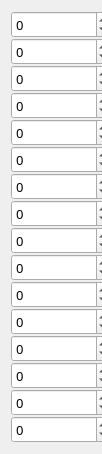
   <widget class="QWidget" name="layoutWidget">
    <property name="geometry">
     <rect>
      <x>700</x>
      <y>360</y>
      <width>102</width>
      <height>272</height>
     </rect>
    </property>
    <property name="minimumSize">
     <size>
      <width>100</width>
      <height>0</height>
     </size>
    </property>
    <property name="maximumSize">
     <size>
      <width>105</width>
      <height>272</height>
     </size>
    </property>
    <property name="font">
     <font>
      <family>aakar</family>
     </font>
    </property>
    <layout class="QVBoxLayout" name="verticalLayout_2">
     <property name="spacing">
      <number>0</number>
     </property>
     <item>
      <widget class="QSpinBox" name="robomaster2_snake_motor_position_control_1">
       <property name="sizePolicy">
        <sizepolicy hsizetype="Preferred" vsizetype="Preferred">
         <horstretch>0</horstretch>
         <verstretch>0</verstretch>
        </sizepolicy>
       </property>
       <property name="minimumSize">
        <size>
         <width>100</width>
         <height>0</height>
        </size>
       </property>
       <property name="maximumSize">
        <size>
         <width>105</width>
         <height>272</height>
        </size>
       </property>
       <property name="font">
        <font>
         <family>aakar</family>
         <pointsize>10</pointsize>
        </font>
       </property>
       <property name="styleSheet">
        <string notr="true"/>
       </property>
       <property name="minimum">
        <number>-999999999</number>
       </property>
       <property name="maximum">
        <number>999999999</number>
       </property>
      </widget>
     </item>
     <item>
      <widget class="QSpinBox" name="robomaster2_snake_motor_position_control_2">
       <property name="sizePolicy">
        <sizepolicy hsizetype="Preferred" vsizetype="Preferred">
         <horstretch>0</horstretch>
         <verstretch>0</verstretch>
        </sizepolicy>
       </property>
       <property name="minimumSize">
        <size>
         <width>100</width>
         <height>0</height>
        </size>
       </property>
       <property name="maximumSize">
        <size>
         <width>105</width>
         <height>272</height>
        </size>
       </property>
       <property name="font">
        <font>
         <family>aakar</family>
         <pointsize>10</pointsize>
        </font>
       </property>
       <property name="styleSheet">
        <string notr="true"/>
       </property>
       <property name="minimum">
        <number>-999999999</number>
       </property>
       <property name="maximum">
        <number>999999999</number>
       </property>
      </widget>
     </item>
     <item>
      <widget class="QSpinBox" name="robomaster2_snake_motor_position_control_3">
       <property name="sizePolicy">
        <sizepolicy hsizetype="Preferred" vsizetype="Preferred">
         <horstretch>0</horstretch>
         <verstretch>0</verstretch>
        </sizepolicy>
       </property>
       <property name="minimumSize">
        <size>
         <width>100</width>
         <height>0</height>
        </size>
       </property>
       <property name="maximumSize">
        <size>
         <width>105</width>
         <height>272</height>
        </size>
       </property>
       <property name="font">
        <font>
         <family>aakar</family>
         <pointsize>10</pointsize>
        </font>
       </property>
       <property name="styleSheet">
        <string notr="true"/>
       </property>
       <property name="minimum">
        <number>-999999999</number>
       </property>
       <property name="maximum">
        <number>999999999</number>
       </property>
      </widget>
     </item>
     <item>
      <widget class="QSpinBox" name="robomaster2_snake_motor_position_control_4">
       <property name="sizePolicy">
        <sizepolicy hsizetype="Preferred" vsizetype="Preferred">
         <horstretch>0</horstretch>
         <verstretch>0</verstretch>
        </sizepolicy>
       </property>
       <property name="minimumSize">
        <size>
         <width>100</width>
         <height>0</height>
        </size>
       </property>
       <property name="maximumSize">
        <size>
         <width>105</width>
         <height>272</height>
        </size>
       </property>
       <property name="font">
        <font>
         <family>aakar</family>
         <pointsize>10</pointsize>
        </font>
       </property>
       <property name="styleSheet">
        <string notr="true"/>
       </property>
       <property name="minimum">
        <number>-999999999</number>
       </property>
       <property name="maximum">
        <number>999999999</number>
       </property>
      </widget>
     </item>
     <item>
      <widget class="QSpinBox" name="robomaster2_snake_motor_position_control_5">
       <property name="sizePolicy">
        <sizepolicy hsizetype="Preferred" vsizetype="Preferred">
         <horstretch>0</horstretch>
         <verstretch>0</verstretch>
        </sizepolicy>
       </property>
       <property name="minimumSize">
        <size>
         <width>100</width>
         <height>0</height>
        </size>
       </property>
       <property name="maximumSize">
        <size>
         <width>105</width>
         <height>272</height>
        </size>
       </property>
       <property name="font">
        <font>
         <family>aakar</family>
         <pointsize>10</pointsize>
        </font>
       </property>
       <property name="styleSheet">
        <string notr="true"/>
       </property>
       <property name="minimum">
        <number>-999999999</number>
       </property>
       <property name="maximum">
        <number>999999999</number>
       </property>
      </widget>
     </item>
     <item>
      <widget class="QSpinBox" name="robomaster2_snake_motor_position_control_6">
       <property name="sizePolicy">
        <sizepolicy hsizetype="Preferred" vsizetype="Preferred">
         <horstretch>0</horstretch>
         <verstretch>0</verstretch>
        </sizepolicy>
       </property>
       <property name="minimumSize">
        <size>
         <width>100</width>
         <height>0</height>
        </size>
       </property>
       <property name="maximumSize">
        <size>
         <width>105</width>
         <height>272</height>
        </size>
       </property>
       <property name="font">
        <font>
         <family>aakar</family>
         <pointsize>10</pointsize>
        </font>
       </property>
       <property name="styleSheet">
        <string notr="true"/>
       </property>
       <property name="minimum">
        <number>-999999999</number>
       </property>
       <property name="maximum">
        <number>999999999</number>
       </property>
      </widget>
     </item>
     <item>
      <widget class="QSpinBox" name="robomaster2_snake_motor_position_control_7">
       <property name="sizePolicy">
        <sizepolicy hsizetype="Preferred" vsizetype="Preferred">
         <horstretch>0</horstretch>
         <verstretch>0</verstretch>
        </sizepolicy>
       </property>
       <property name="minimumSize">
        <size>
         <width>100</width>
         <height>0</height>
        </size>
       </property>
       <property name="maximumSize">
        <size>
         <width>105</width>
         <height>272</height>
        </size>
       </property>
       <property name="font">
        <font>
         <family>aakar</family>
         <pointsize>10</pointsize>
        </font>
       </property>
       <property name="styleSheet">
        <string notr="true"/>
       </property>
       <property name="minimum">
        <number>-999999999</number>
       </property>
       <property name="maximum">
        <number>999999999</number>
       </property>
      </widget>
     </item>
     <item>
      <widget class="QSpinBox" name="robomaster2_snake_motor_position_control_8">
       <property name="sizePolicy">
        <sizepolicy hsizetype="Preferred" vsizetype="Preferred">
         <horstretch>0</horstretch>
         <verstretch>0</verstretch>
        </sizepolicy>
       </property>
       <property name="minimumSize">
        <size>
         <width>100</width>
         <height>0</height>
        </size>
       </property>
       <property name="maximumSize">
        <size>
         <width>105</width>
         <height>272</height>
        </size>
       </property>
       <property name="font">
        <font>
         <family>aakar</family>
         <pointsize>10</pointsize>
        </font>
       </property>
       <property name="styleSheet">
        <string notr="true"/>
       </property>
       <property name="minimum">
        <number>-999999999</number>
       </property>
       <property name="maximum">
        <number>999999999</number>
       </property>
      </widget>
     </item>
     <item>
      <widget class="QSpinBox" name="robomaster2_snake_motor_position_control_9">
       <property name="sizePolicy">
        <sizepolicy hsizetype="Preferred" vsizetype="Preferred">
         <horstretch>0</horstretch>
         <verstretch>0</verstretch>
        </sizepolicy>
       </property>
       <property name="minimumSize">
        <size>
         <width>100</width>
         <height>0</height>
        </size>
       </property>
       <property name="maximumSize">
        <size>
         <width>105</width>
         <height>272</height>
        </size>
       </property>
       <property name="font">
        <font>
         <family>aakar</family>
         <pointsize>10</pointsize>
        </font>
       </property>
       <property name="styleSheet">
        <string notr="true"/>
       </property>
       <property name="minimum">
        <number>-999999999</number>
       </property>
       <property name="maximum">
        <number>999999999</number>
       </property>
      </widget>
     </item>
     <item>
      <widget class="QSpinBox" name="robomaster2_snake_motor_position_control_10">
       <property name="sizePolicy">
        <sizepolicy hsizetype="Preferred" vsizetype="Preferred">
         <horstretch>0</horstretch>
         <verstretch>0</verstretch>
        </sizepolicy>
       </property>
       <property name="minimumSize">
        <size>
         <width>100</width>
         <height>0</height>
        </size>
       </property>
       <property name="maximumSize">
        <size>
         <width>105</width>
         <height>272</height>
        </size>
       </property>
       <property name="font">
        <font>
         <family>aakar</family>
         <pointsize>10</pointsize>
        </font>
       </property>
       <property name="styleSheet">
        <string notr="true"/>
       </property>
       <property name="minimum">
        <number>-999999999</number>
       </property>
       <property name="maximum">
        <number>999999999</number>
       </property>
      </widget>
     </item>
     <item>
      <widget class="QSpinBox" name="robomaster2_snake_motor_position_control_11">
       <property name="sizePolicy">
        <sizepolicy hsizetype="Preferred" vsizetype="Preferred">
         <horstretch>0</horstretch>
         <verstretch>0</verstretch>
        </sizepolicy>
       </property>
       <property name="minimumSize">
        <size>
         <width>100</width>
         <height>0</height>
        </size>
       </property>
       <property name="maximumSize">
        <size>
         <width>105</width>
         <height>272</height>
        </size>
       </property>
       <property name="font">
        <font>
         <family>aakar</family>
         <pointsize>10</pointsize>
        </font>
       </property>
       <property name="styleSheet">
        <string notr="true"/>
       </property>
       <property name="minimum">
        <number>-999999999</number>
       </property>
       <property name="maximum">
        <number>999999999</number>
       </property>
      </widget>
     </item>
     <item>
      <widget class="QSpinBox" name="robomaster2_snake_motor_position_control_12">
       <property name="sizePolicy">
        <sizepolicy hsizetype="Preferred" vsizetype="Preferred">
         <horstretch>0</horstretch>
         <verstretch>0</verstretch>
        </sizepolicy>
       </property>
       <property name="minimumSize">
        <size>
         <width>100</width>
         <height>0</height>
        </size>
       </property>
       <property name="maximumSize">
        <size>
         <width>105</width>
         <height>272</height>
        </size>
       </property>
       <property name="font">
        <font>
         <family>aakar</family>
         <pointsize>10</pointsize>
        </font>
       </property>
       <property name="styleSheet">
        <string notr="true"/>
       </property>
       <property name="minimum">
        <number>-999999999</number>
       </property>
       <property name="maximum">
        <number>999999999</number>
       </property>
      </widget>
     </item>
     <item>
      <widget class="QSpinBox" name="gripper_gm6020_position_2_control">
       <property name="sizePolicy">
        <sizepolicy hsizetype="Preferred" vsizetype="Preferred">
         <horstretch>0</horstretch>
         <verstretch>0</verstretch>
        </sizepolicy>
       </property>
       <property name="minimumSize">
        <size>
         <width>100</width>
         <height>0</height>
        </size>
       </property>
       <property name="maximumSize">
        <size>
         <width>105</width>
         <height>272</height>
        </size>
       </property>
       <property name="font">
        <font>
         <family>aakar</family>
         <pointsize>10</pointsize>
        </font>
       </property>
       <property name="styleSheet">
        <string notr="true"/>
       </property>
       <property name="minimum">
        <number>-999999999</number>
       </property>
       <property name="maximum">
        <number>999999999</number>
       </property>
      </widget>
     </item>
     <item>
      <widget class="QSpinBox" name="gripper_c610_position_2_control">
       <property name="sizePolicy">
        <sizepolicy hsizetype="Preferred" vsizetype="Preferred">
         <horstretch>0</horstretch>
         <verstretch>0</verstretch>
        </sizepolicy>
       </property>
       <property name="minimumSize">
        <size>
         <width>100</width>
         <height>0</height>
        </size>
       </property>
       <property name="maximumSize">
        <size>
         <width>105</width>
         <height>272</height>
        </size>
       </property>
       <property name="font">
        <font>
         <family>aakar</family>
         <pointsize>10</pointsize>
        </font>
       </property>
       <property name="styleSheet">
        <string notr="true"/>
       </property>
       <property name="minimum">
        <number>-999999999</number>
       </property>
       <property name="maximum">
        <number>999999999</number>
       </property>
      </widget>
     </item>
     <item>
      <widget class="QSpinBox" name="gripper_sts3032_position_2_control">
       <property name="sizePolicy">
        <sizepolicy hsizetype="Preferred" vsizetype="Preferred">
         <horstretch>0</horstretch>
         <verstretch>0</verstretch>
        </sizepolicy>
       </property>
       <property name="minimumSize">
        <size>
         <width>100</width>
         <height>0</height>
        </size>
       </property>
       <property name="maximumSize">
        <size>
         <width>105</width>
         <height>272</height>
        </size>
       </property>
       <property name="font">
        <font>
         <family>aakar</family>
         <pointsize>10</pointsize>
        </font>
       </property>
       <property name="styleSheet">
        <string notr="true"/>
       </property>
       <property name="minimum">
        <number>-999999999</number>
       </property>
       <property name="maximum">
        <number>999999999</number>
       </property>
      </widget>
     </item>
     <item>
      <widget class="QSpinBox" name="robomaster2_sensors_reset">
       <property name="sizePolicy">
        <sizepolicy hsizetype="Preferred" vsizetype="Preferred">
         <horstretch>0</horstretch>
         <verstretch>0</verstretch>
        </sizepolicy>
       </property>
       <property name="minimumSize">
        <size>
         <width>100</width>
         <height>0</height>
        </size>
       </property>
       <property name="maximumSize">
        <size>
         <width>105</width>
         <height>272</height>
        </size>
       </property>
       <property name="font">
        <font>
         <family>aakar</family>
         <pointsize>10</pointsize>
        </font>
       </property>
       <property name="styleSheet">
        <string notr="true"/>
       </property>
       <property name="minimum">
        <number>-999999999</number>
       </property>
       <property name="maximum">
        <number>999999999</number>
       </property>
      </widget>
     </item>
    </layout>
   </widget>
